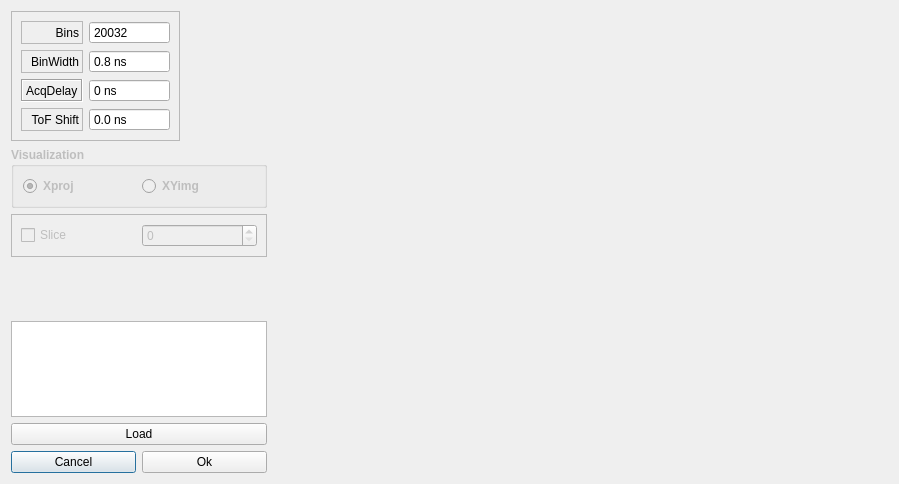
<?xml version="1.0" encoding="UTF-8"?>
<ui version="4.0">
 <class>PlotDialog</class>
 <widget class="QDialog" name="PlotDialog">
  <property name="geometry">
   <rect>
    <x>0</x>
    <y>0</y>
    <width>899</width>
    <height>484</height>
   </rect>
  </property>
  <property name="windowTitle">
   <string>Identification</string>
  </property>
  <layout class="QGridLayout" name="gridLayout_2">
   <item row="0" column="0">
    <widget class="QFrame" name="mcaPars">
     <property name="sizePolicy">
      <sizepolicy hsizetype="Fixed" vsizetype="Fixed">
       <horstretch>0</horstretch>
       <verstretch>0</verstretch>
      </sizepolicy>
     </property>
     <property name="frameShape">
      <enum>QFrame::StyledPanel</enum>
     </property>
     <property name="frameShadow">
      <enum>QFrame::Raised</enum>
     </property>
     <layout class="QGridLayout" name="gridLayout">
      <item row="0" column="0">
       <widget class="QLabel" name="label_11">
        <property name="frameShape">
         <enum>QFrame::StyledPanel</enum>
        </property>
        <property name="frameShadow">
         <enum>QFrame::Sunken</enum>
        </property>
        <property name="text">
         <string>Bins</string>
        </property>
        <property name="alignment">
         <set>Qt::AlignRight|Qt::AlignTrailing|Qt::AlignVCenter</set>
        </property>
       </widget>
      </item>
      <item row="3" column="1">
       <widget class="QDoubleSpinBox" name="tofShiftBox">
        <property name="buttonSymbols">
         <enum>QAbstractSpinBox::NoButtons</enum>
        </property>
        <property name="suffix">
         <string> ns</string>
        </property>
        <property name="decimals">
         <number>1</number>
        </property>
        <property name="minimum">
         <double>-100000000000.000000000000000</double>
        </property>
        <property name="maximum">
         <double>9999999999999.000000000000000</double>
        </property>
        <property name="singleStep">
         <double>1.000000000000000</double>
        </property>
        <property name="value">
         <double>0.000000000000000</double>
        </property>
       </widget>
      </item>
      <item row="0" column="1">
       <widget class="QSpinBox" name="tofBins">
        <property name="buttonSymbols">
         <enum>QAbstractSpinBox::NoButtons</enum>
        </property>
        <property name="maximum">
         <number>1000000000</number>
        </property>
        <property name="value">
         <number>20032</number>
        </property>
       </widget>
      </item>
      <item row="1" column="1">
       <widget class="QDoubleSpinBox" name="tofBinWidth">
        <property name="buttonSymbols">
         <enum>QAbstractSpinBox::NoButtons</enum>
        </property>
        <property name="suffix">
         <string> ns</string>
        </property>
        <property name="decimals">
         <number>1</number>
        </property>
        <property name="maximum">
         <double>10000.000000000000000</double>
        </property>
        <property name="value">
         <double>0.800000000000000</double>
        </property>
       </widget>
      </item>
      <item row="1" column="0">
       <widget class="QLabel" name="label_13">
        <property name="frameShape">
         <enum>QFrame::StyledPanel</enum>
        </property>
        <property name="frameShadow">
         <enum>QFrame::Sunken</enum>
        </property>
        <property name="text">
         <string>BinWidth</string>
        </property>
        <property name="alignment">
         <set>Qt::AlignRight|Qt::AlignTrailing|Qt::AlignVCenter</set>
        </property>
       </widget>
      </item>
      <item row="3" column="0">
       <widget class="QLabel" name="label_10">
        <property name="frameShape">
         <enum>QFrame::StyledPanel</enum>
        </property>
        <property name="frameShadow">
         <enum>QFrame::Sunken</enum>
        </property>
        <property name="text">
         <string>ToF Shift</string>
        </property>
        <property name="alignment">
         <set>Qt::AlignRight|Qt::AlignTrailing|Qt::AlignVCenter</set>
        </property>
       </widget>
      </item>
      <item row="2" column="1">
       <widget class="QDoubleSpinBox" name="acqdelay">
        <property name="buttonSymbols">
         <enum>QAbstractSpinBox::NoButtons</enum>
        </property>
        <property name="suffix">
         <string> ns</string>
        </property>
        <property name="decimals">
         <number>0</number>
        </property>
        <property name="maximum">
         <double>10000000000000.000000000000000</double>
        </property>
       </widget>
      </item>
      <item row="2" column="0">
       <widget class="QLabel" name="label">
        <property name="frameShape">
         <enum>QFrame::Box</enum>
        </property>
        <property name="frameShadow">
         <enum>QFrame::Sunken</enum>
        </property>
        <property name="text">
         <string>AcqDelay</string>
        </property>
       </widget>
      </item>
     </layout>
    </widget>
   </item>
   <item row="3" column="0">
    <spacer name="verticalSpacer">
     <property name="orientation">
      <enum>Qt::Vertical</enum>
     </property>
     <property name="sizeHint" stdset="0">
      <size>
       <width>20</width>
       <height>155</height>
      </size>
     </property>
    </spacer>
   </item>
   <item row="6" column="0">
    <layout class="QHBoxLayout" name="horizontalLayout">
     <item>
      <widget class="QPushButton" name="cancelButton">
       <property name="text">
        <string>Cancel</string>
       </property>
      </widget>
     </item>
     <item>
      <widget class="QPushButton" name="okButton">
       <property name="text">
        <string>Ok</string>
       </property>
      </widget>
     </item>
    </layout>
   </item>
   <item row="4" column="0">
    <widget class="QTextEdit" name="fit_info">
     <property name="sizePolicy">
      <sizepolicy hsizetype="Fixed" vsizetype="Expanding">
       <horstretch>0</horstretch>
       <verstretch>0</verstretch>
      </sizepolicy>
     </property>
    </widget>
   </item>
   <item row="5" column="0">
    <widget class="QPushButton" name="loadButton">
     <property name="text">
      <string>Load</string>
     </property>
    </widget>
   </item>
   <item row="1" column="0">
    <widget class="QGroupBox" name="visBox">
     <property name="enabled">
      <bool>false</bool>
     </property>
     <property name="font">
      <font>
       <bold>true</bold>
      </font>
     </property>
     <property name="title">
      <string>Visualization</string>
     </property>
     <property name="flat">
      <bool>false</bool>
     </property>
     <layout class="QGridLayout" name="gridLayout_4">
      <item row="0" column="0">
       <widget class="QRadioButton" name="showProj">
        <property name="text">
         <string>Xproj</string>
        </property>
        <property name="checked">
         <bool>true</bool>
        </property>
       </widget>
      </item>
      <item row="0" column="1">
       <widget class="QRadioButton" name="showImg">
        <property name="text">
         <string>XYimg</string>
        </property>
       </widget>
      </item>
     </layout>
    </widget>
   </item>
   <item row="0" column="1" rowspan="7">
    <widget class="QWidget" name="graphWidget" native="true">
     <layout class="QGridLayout" name="gridLayout_3">
      <item row="0" column="0">
       <layout class="QVBoxLayout" name="verticalLayout"/>
      </item>
     </layout>
    </widget>
   </item>
   <item row="2" column="0">
    <widget class="QFrame" name="frame">
     <property name="frameShape">
      <enum>QFrame::StyledPanel</enum>
     </property>
     <property name="frameShadow">
      <enum>QFrame::Raised</enum>
     </property>
     <layout class="QGridLayout" name="gridLayout_5">
      <item row="0" column="0">
       <widget class="QCheckBox" name="sliceCheckBox">
        <property name="enabled">
         <bool>false</bool>
        </property>
        <property name="text">
         <string>Slice</string>
        </property>
       </widget>
      </item>
      <item row="0" column="1">
       <widget class="QSpinBox" name="sliceBox">
        <property name="enabled">
         <bool>false</bool>
        </property>
       </widget>
      </item>
     </layout>
    </widget>
   </item>
  </layout>
 </widget>
 <resources/>
 <connections/>
</ui>
